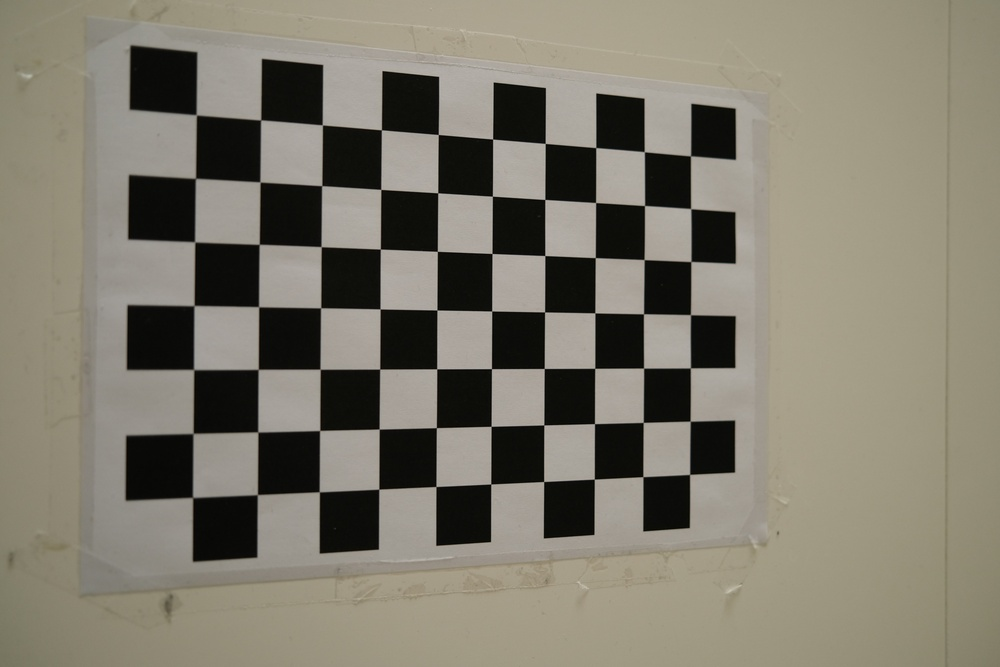
#> input picture checkerboard/DSCF6466.JPG, 1000 x 667 px, shrunk from 6240 x 4160 before the run; its folder holds 4 pictures in this run
$ python calibration.py
#> lines starting #> are read from the running program, lines starting #| are printed output that depends on the picture; after the words box and inside, x2 and y2 are one past the last pixel; in counts of white or black regions, pixels touching at a corner belong together
import glob, os
import cv2
import numpy as np

cv2.ocl.setUseOpenCL(False)

pattern_size = (10, 7)
square_size_mm = 24.0

img_paths = sorted(glob.glob("checkerboard/*.*"))
assert len(img_paths) > 0, "Nessuna immagine trovata in data/calib/"

cols, rows = pattern_size
objp = np.zeros((rows * cols, 3), np.float32)
objp[:, :2] = np.mgrid[0:cols, 0:rows].T.reshape(-1, 2)
objp *= square_size_mm

objpoints, imgpoints = [], []
img_size = None

os.makedirs("debug_corners", exist_ok=True)

ok = 0
for p in img_paths:
    img = cv2.imread(p)
#> img is the input picture: shape (667, 1000, 3); mean B, G, R 109.2, 122.7, 127.2
    if img is None:
        continue
    gray = cv2.cvtColor(img, cv2.COLOR_BGR2GRAY)
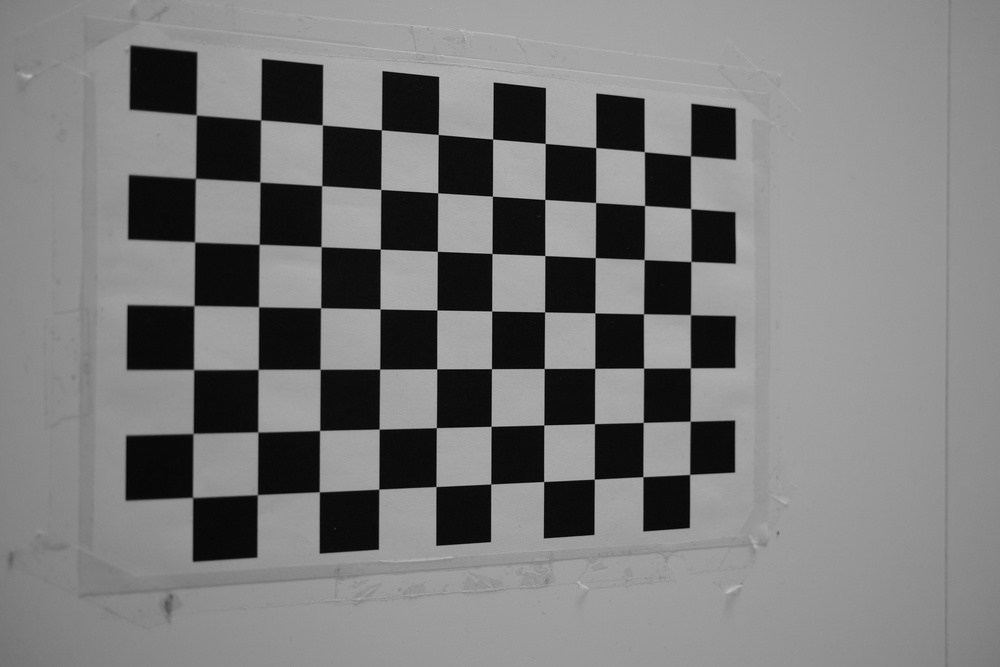
#> gray: shape (667, 1000); min 0, max 194, mean 122.4
    img_size = gray.shape[::-1]
#> img_size = (1000, 667)

    found, corners = cv2.findChessboardCornersSB(gray, pattern_size)
#> found = True; corners = 70 rows, first 8: [689.7, 474.5], [643, 476.7], [594.3, 479.1], [543.7, 481.5], [490.8, 484.1], [436, 486.5], [378.8, 489.1], [319.3, 491.9]

    if not found:
        print(f"[NO] {os.path.basename(p)}")
        continue

    objpoints.append(objp)
    imgpoints.append(corners)
    ok += 1
    print(f"[OK] {os.path.basename(p)}  corners={len(corners)}")
#| [OK] DSCF6466.JPG  corners=70

    vis = img.copy()
    cv2.drawChessboardCorners(vis, pattern_size, corners, found)
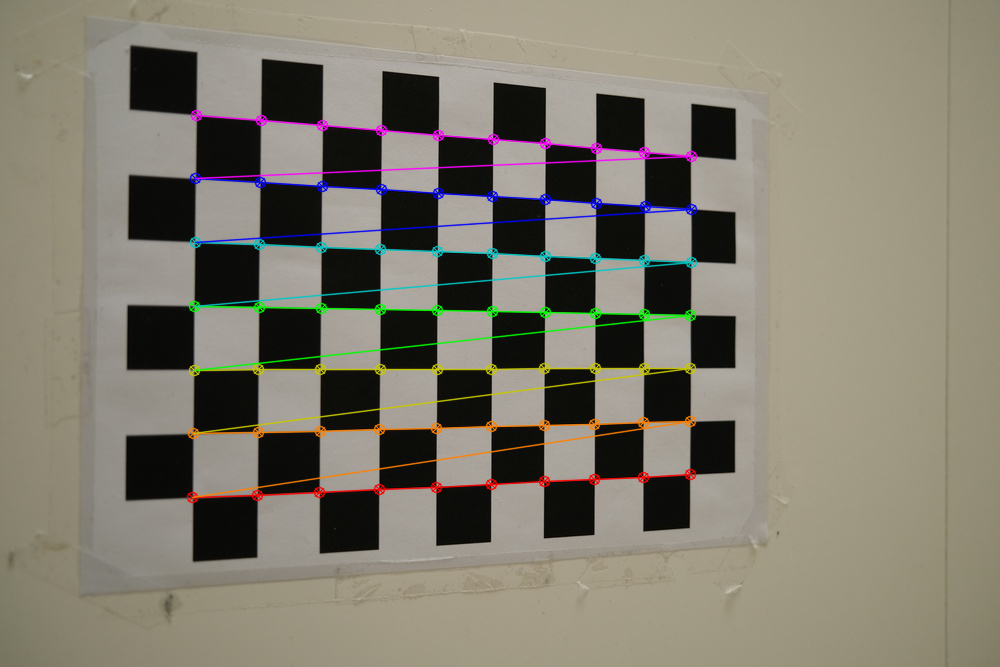
#> vis: shape (667, 1000, 3); 3.73% of pixels changed, all inside (x1, y1, x2, y2) = (186, 109, 698, 504)
    cv2.imwrite(os.path.join("debug_corners", os.path.basename(p)), vis)
#> pass 2 of the loop `for p in img_paths:`:
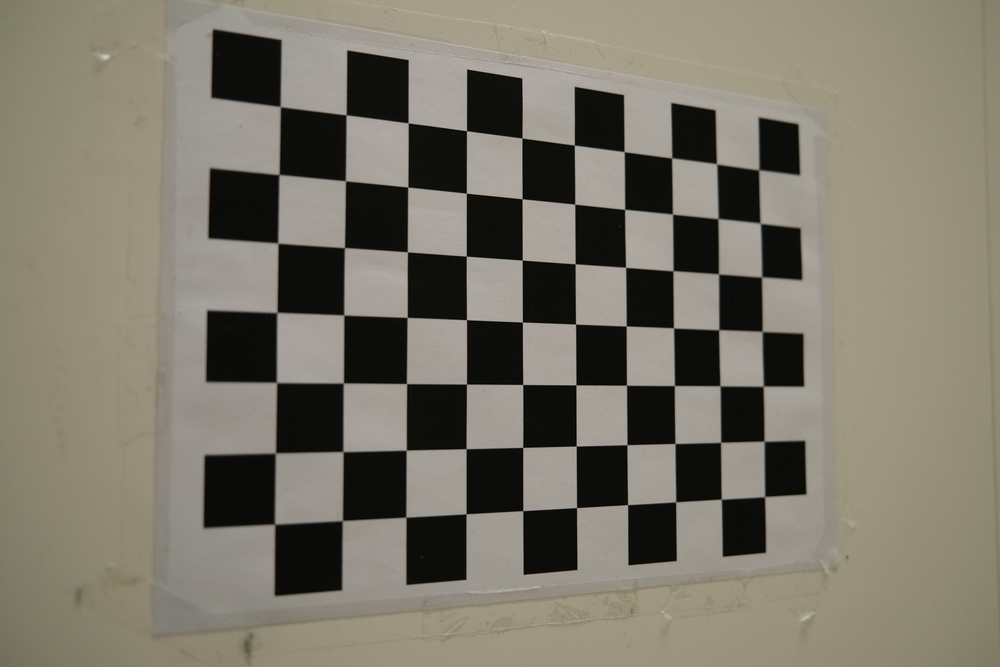
#> input picture checkerboard/DSCF6470.JPG, 1000 x 667 px, shrunk from 6240 x 4160 before the run
#> img is the input picture: shape (667, 1000, 3); mean B, G, R 105.3, 118.1, 122.5
#> `gray = cv2.cvtColor(img, cv2.COLOR_BGR2GRAY)`:
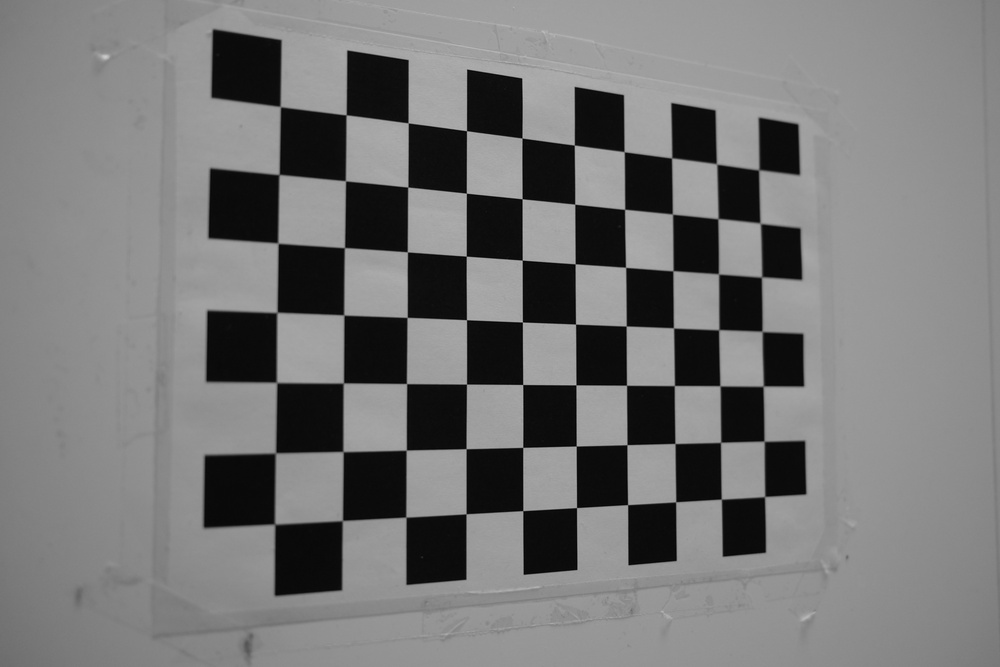
#> gray: shape (667, 1000); min 0, max 204, mean 117.9
#> corners = 70 rows, first 8: [764.8, 496.7], [721.4, 499.2], [675.7, 501.9], [627.6, 504.6], [576.5, 507.7], [522.9, 510.6], [466, 513.8], [405.9, 517.2]
#| [OK] DSCF6470.JPG  corners=70
#> `cv2.drawChessboardCorners(vis, pattern_size, corners, found)`:
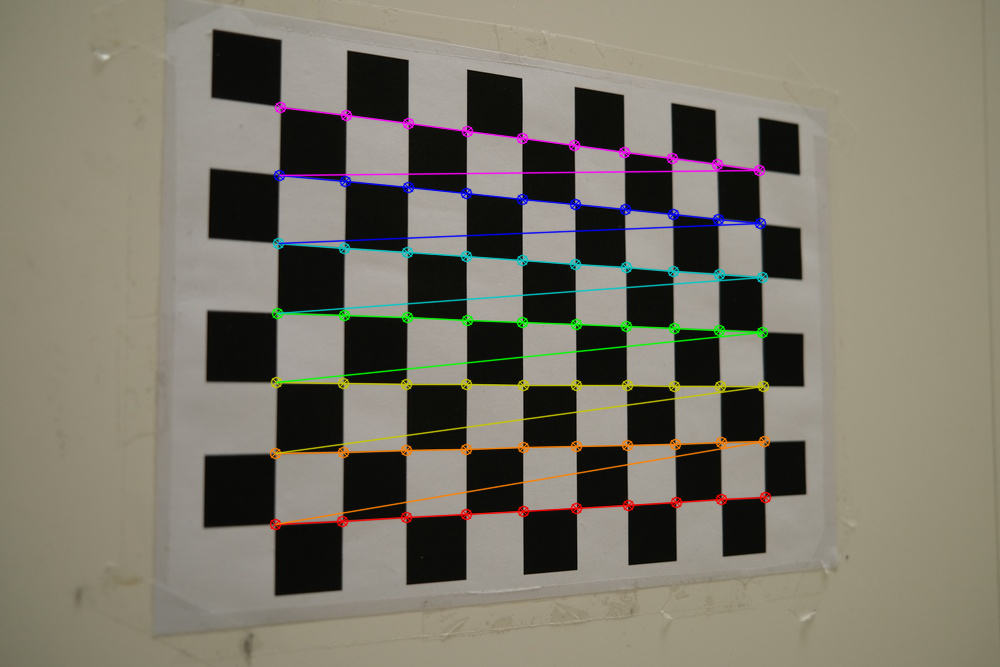
#> vis: shape (667, 1000, 3); 3.67% of pixels changed, all inside (x1, y1, x2, y2) = (269, 101, 772, 531)
#> pass 3 of the loop `for p in img_paths:`:
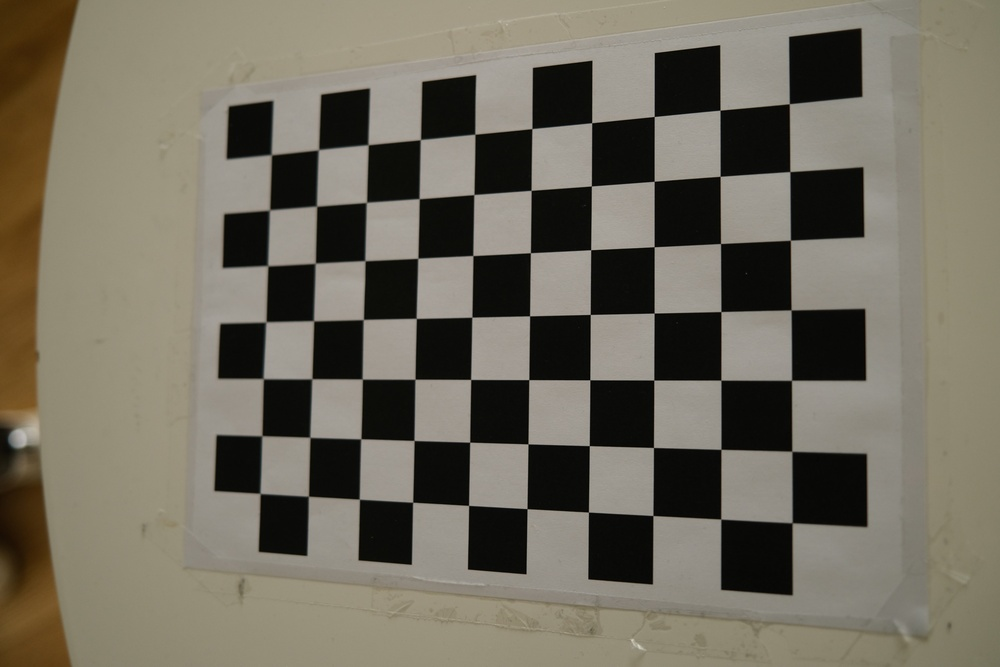
#> input picture checkerboard/DSCF6471.JPG, 1000 x 667 px, shrunk from 6240 x 4160 before the run
#> img is the input picture: shape (667, 1000, 3); mean B, G, R 94.7, 108.1, 113.3
#> `gray = cv2.cvtColor(img, cv2.COLOR_BGR2GRAY)`:
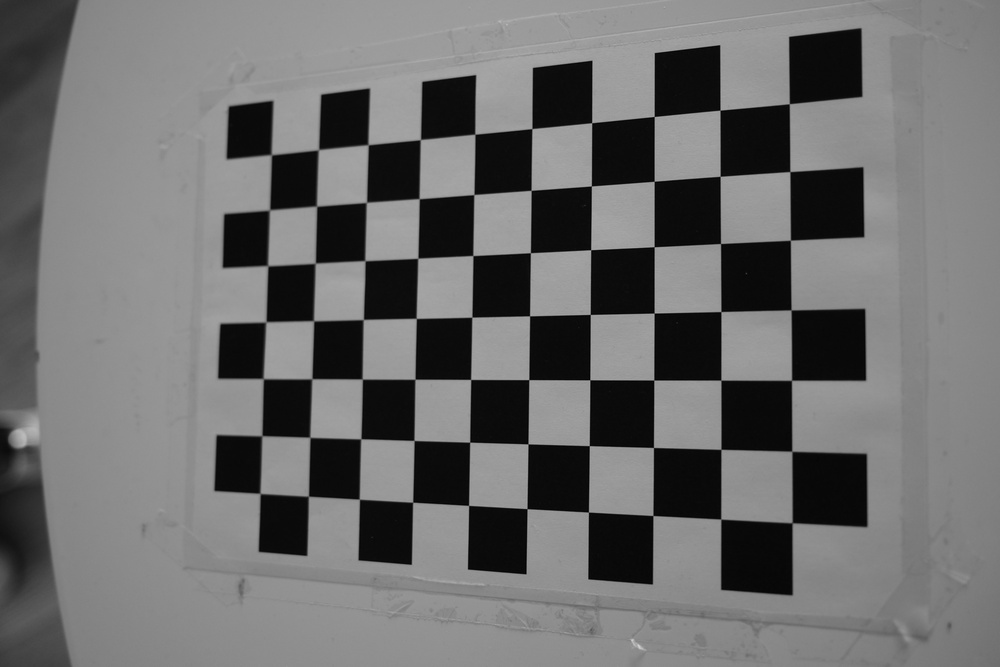
#> gray: shape (667, 1000); min 0, max 212, mean 108.1
#> corners = 70 rows, first 8: [792.1, 522.9], [720.8, 519.1], [653, 515.5], [588.4, 512.1], [527, 508.7], [468.6, 505.5], [412.7, 502.3], [359.2, 499.3]
#| [OK] DSCF6471.JPG  corners=70
#> `cv2.drawChessboardCorners(vis, pattern_size, corners, found)`:
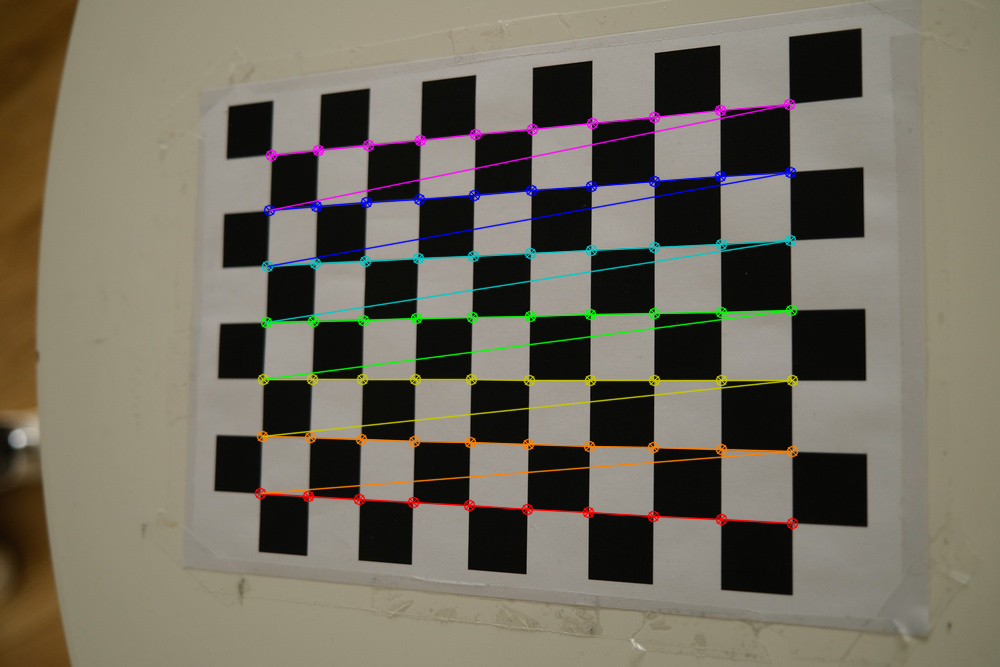
#> vis: shape (667, 1000, 3); 3.9% of pixels changed, all inside (x1, y1, x2, y2) = (254, 98, 799, 530)
#> the loop made 4 passes; the first 3 are shown

print(f"\nTrovate scacchiere in {ok}/{len(img_paths)} immagini")
#> (the run stopped early here; a loop or call above may not have finished)
